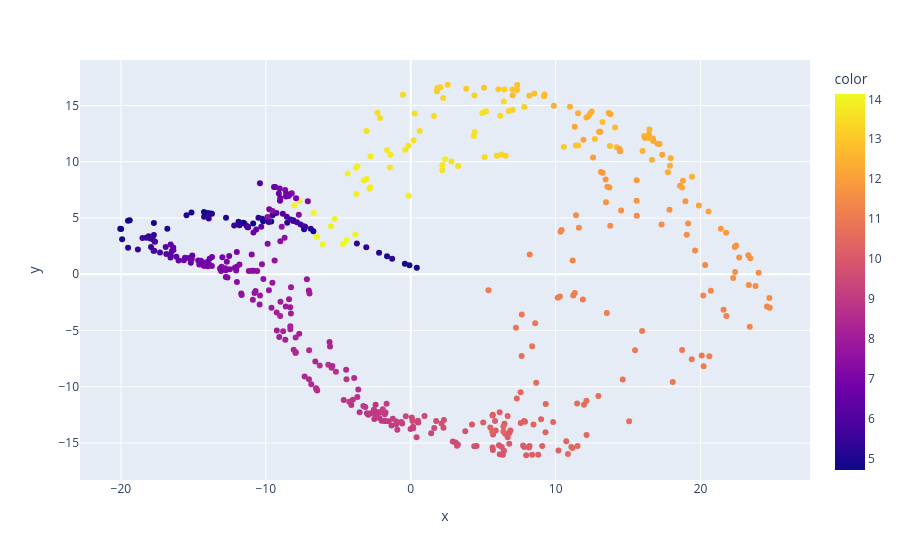

Notebook code cell kept with this figure:
### Code cell
px.scatter(x=X_2d_iso[:, 0],
           y=X_2d_iso[:, 1],
           color=y)

### Figure 1 — Plotly figure (JSON) as saved in the notebook; plotly's stock layout.template omitted (floating-point values rounded to 4 significant figures; data arrays with more than 128 entries replaced by an {"elided": "..."} marker saying what was removed)
{"data": [{"hovertemplate": "x=%{x}<br>y=%{y}<br>color=%{marker.color}<extra></extra>", "legendgroup": "", "marker": {"color": {"elided": "500 float values"}, "coloraxis": "coloraxis", "symbol": "circle"}, "mode": "markers", "name": "", "orientation": "v", "showlegend": false, "type": "scatter", "x": {"elided": "500 float values"}, "xaxis": "x", "y": {"elided": "500 float values"}, "yaxis": "y"}], "layout": {"coloraxis": {"colorbar": {"title": {"text": "color"}}, "colorscale": [[0, "#0d0887"], [0.1111, "#46039f"], [0.2222, "#7201a8"], [0.3333, "#9c179e"], [0.4444, "#bd3786"], [0.5556, "#d8576b"], [0.6667, "#ed7953"], [0.7778, "#fb9f3a"], [0.8889, "#fdca26"], [1, "#f0f921"]]}, "legend": {"tracegroupgap": 0}, "margin": {"t": 60}, "xaxis": {"anchor": "y", "domain": [0, 1], "title": {"text": "x"}}, "yaxis": {"anchor": "x", "domain": [0, 1], "title": {"text": "y"}}}}
